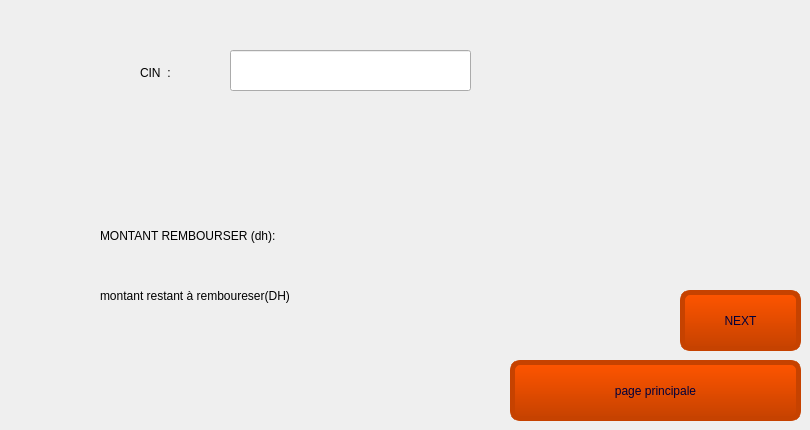
    <widget class="QWidget" name="page_10">
     <widget class="QPushButton" name="pushButton_13">
      <property name="geometry">
       <rect>
        <x>510</x>
        <y>360</y>
        <width>291</width>
        <height>61</height>
       </rect>
      </property>
      <property name="cursor">
       <cursorShape>OpenHandCursor</cursorShape>
      </property>
      <property name="styleSheet">
       <string notr="true">color: rgb(0, 0, 58);
 border: none;
font: 18pt &quot;Sitka Small&quot;;
padding:10px 15px;
background-color: qlineargradient(x1: 0, y1: 0, x2: 0, y2: 1, stop: 0  rgb(255, 85, 0), stop: 1 rgb(198, 66, 0));
border-style: solid;
border-color: rgb(198, 66, 0);
border-width: 5px;
border-radius: 10px;</string>
      </property>
      <property name="text">
       <string>page principale</string>
      </property>
     </widget>
     <widget class="QLabel" name="label_80">
      <property name="geometry">
       <rect>
        <x>140</x>
        <y>52</y>
        <width>71</width>
        <height>41</height>
       </rect>
      </property>
      <property name="styleSheet">
       <string notr="true">font: 10pt &quot;Ravie&quot;;</string>
      </property>
      <property name="text">
       <string>CIN  :</string>
      </property>
     </widget>
     <widget class="QLabel" name="label_81">
      <property name="geometry">
       <rect>
        <x>100</x>
        <y>210</y>
        <width>191</width>
        <height>51</height>
       </rect>
      </property>
      <property name="styleSheet">
       <string notr="true"/>
      </property>
      <property name="text">
       <string>MONTANT REMBOURSER (dh):</string>
      </property>
     </widget>
     <widget class="QLabel" name="label_82">
      <property name="geometry">
       <rect>
        <x>100</x>
        <y>270</y>
        <width>191</width>
        <height>51</height>
       </rect>
      </property>
      <property name="styleSheet">
       <string notr="true"/>
      </property>
      <property name="text">
       <string>montant restant à remboureser(DH)</string>
      </property>
     </widget>
     <widget class="QLabel" name="label_83">
      <property name="geometry">
       <rect>
        <x>310</x>
        <y>210</y>
        <width>131</width>
        <height>51</height>
       </rect>
      </property>
      <property name="styleSheet">
       <string notr="true">font: 10pt &quot;Ravie&quot;;</string>
      </property>
      <property name="text">
       <string/>
      </property>
     </widget>
     <widget class="QLabel" name="label_84">
      <property name="geometry">
       <rect>
        <x>310</x>
        <y>270</y>
        <width>131</width>
        <height>51</height>
       </rect>
      </property>
      <property name="styleSheet">
       <string notr="true">font: 10pt &quot;Ravie&quot;;</string>
      </property>
      <property name="text">
       <string/>
      </property>
     </widget>
     <widget class="QLineEdit" name="lineEdit">
      <property name="geometry">
       <rect>
        <x>230</x>
        <y>50</y>
        <width>241</width>
        <height>41</height>
       </rect>
      </property>
     </widget>
     <widget class="QPushButton" name="pushButton_14">
      <property name="geometry">
       <rect>
        <x>680</x>
        <y>290</y>
        <width>121</width>
        <height>61</height>
       </rect>
      </property>
      <property name="cursor">
       <cursorShape>OpenHandCursor</cursorShape>
      </property>
      <property name="styleSheet">
       <string notr="true">color: rgb(0, 0, 58);
 border: none;
font: 18pt &quot;Sitka Small&quot;;
padding:10px 15px;
background-color: qlineargradient(x1: 0, y1: 0, x2: 0, y2: 1, stop: 0  rgb(255, 85, 0), stop: 1 rgb(198, 66, 0));
border-style: solid;
border-color: rgb(198, 66, 0);
border-width: 5px;
border-radius: 10px;</string>
      </property>
      <property name="text">
       <string>NEXT</string>
      </property>
     </widget>
    </widget>
